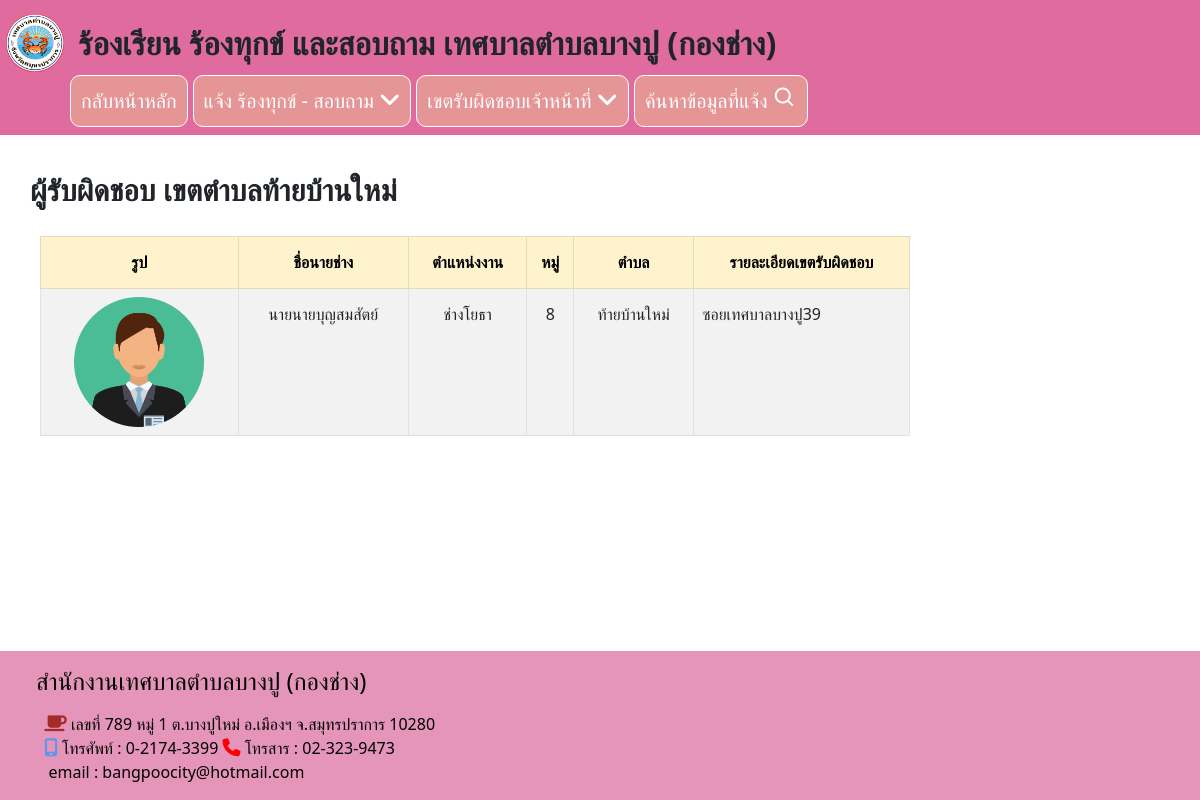
Page /taibanmai.php on the committed database.
### tables this page shows
CREATE TABLE `taibanmai` (
  `pro_id` int(100) UNSIGNED NOT NULL,
  `pre` varchar(100) NOT NULL,
  `fullname` varchar(100) NOT NULL,
  `role` varchar(100) NOT NULL,
  `moo` varchar(100) NOT NULL,
  `district` varchar(100) NOT NULL,
  `detail` text NOT NULL,
  `picture` varchar(1000) NOT NULL
);

### taibanmai.php (the view, shortened to what this page needs)
<!DOCTYPE html>
<html lang="en">
<head>
    <link rel="stylesheet" href="css/table.css">
    <link rel="stylesheet" href="plugin/bootstrap/css/bootstrap-grid.css">
    <link rel="stylesheet" href="https://cdnjs.cloudflare.com/ajax/libs/font-awesome/4.7.0/css/font-awesome.min.css">
    <link href="https://cdn.jsdelivr.net/npm/bootstrap@5.2.0/dist/css/bootstrap.min.css" rel="stylesheet">
    <link href='https://unpkg.com/boxicons@2.1.2/css/boxicons.min.css' rel='stylesheet'>
</head>
<body>
    <header>
        <nav class="navbar">
            <div class="header">
                <img src="img/272998080_300627335426032_906579638360875634_n.png" width="70px" class="imgtop">
                <h2 class=" pt-3 fw-bold">&nbsp;ร้องเรียน ร้องทุกข์ และสอบถาม เทศบาลตำบลบางปู (กองช่าง)</h2>
                <a href="main.php"class="dropdow">กลับหน้าหลัก</a>
                <div class="dropdown">
                    <button class="dropbtn">แจ้ง ร้องทุกข์ - สอบถาม <i class='fas fa-angle-down' style='font-size:24px'></i></button>
                </div>
                <div class="dropdownt">
                    <button class="dropbtn">เขตรับผิดชอบเจ้าหน้าที่ <i class='fas fa-angle-down' style='font-size:24px'></i></button>
                </div>
                <div class="dropdownt">
                <button class="dropbtn" onclick="location.href='search.php';">ค้นหาข้อมูลที่แจ้ง <i class='bx bx-search' style='font-size:24px'></i></button>
                </div>
            </div>
        </nav>
    </header>
    <?php
    include('config.php');
    if ($_GET['page'] == 'taibanmai') {
        $sql = "SELECT * FROM taibanmai
                ORDER BY CONVERT (moo USING tis620)";
        $result = mysqli_query($link, $sql) or die(mysqli_error($link));
    ?><div class="p-3"></div>
        <p class="p">ผู้รับผิดชอบ เขตตำบลท้ายบ้านใหม่</p>
        <div class="p-1"></div>
        <div class="table fs-6">
            <table class="table table-striped w-75 table-bordered" width="1000" border="1" cellpadding="0" cellspacing="0">
                <thead class="table-warning">
                    <tr>
                        <th>รูป</th>
                        <th>ชื่อนายช่าง</th>
                        <th>ตำแหน่งงาน</th>
                        <th>หมู่</th>
                        <th>ตำบล</th>
                        <th>รายละเอียดเขตรับผิดชอบ</th>
                    </tr>
                </thead>
                <tbody>
                    <?php
                    while ($row = mysqli_fetch_assoc($result)) {
                    ?>
                        <tr>
                            <td>
                                <?php
                                if ($row['picture'] != "") {
                                ?>
                                    <img src="img/taibanmai/<?= $row['picture'] ?>" width="130">
                                <?php
                                } else {
                                ?>
                                    <img src="img/none.png" width="130">
                                <?php
                                }
                                ?>
                            </td>
                            <td><?= $row['pre'] . $row['fullname'] ?></td>
                            <td><?= $row['role'] ?></td>
                            <td><?= $row['moo'] ?></td>
                            <td><?= $row['district'] ?></td>
                            <td class="bh"> <?php
                                            $city = str_replace(' ', '<br>', $row['detail']);
                                            ?>
                                <?= print_r($city, true) ?></td>
                        <?php
                    }
                        ?>
                </tbody>
            </table>
        </div>
        <br>
    <?php
    }
    ?>
    <br><br><br><br><br>
    <footer class="p-2 p-lg-3">
        <div class="foot">
            <h4>สำนักงานเทศบาลตำบลบางปู (กองช่าง)</h4>
            <p></p>&nbsp;&nbsp;<i class='fas fa-coffee' style='font-size:18px;color:brown'></i> เลขที่ 789 หมู่ 1 ต.บางปูใหม่ อ.เมืองฯ จ.สมุทรปราการ 10280
            <br>&nbsp;&nbsp;<i class='fas fa-mobile-alt' style='font-size:18px;color:cornflowerblue'></i> โทรศัพท์ : 0-2174-3399 <i class="fa fa-phone" style="font-size:18px;color:red"></i> โทรสาร : 02-323-9473
            <br>&nbsp;&nbsp;<span class="iconify" data-icon="logos:google-gmail"></span> email : bangpoocity@hotmail.com
        </div>
    </footer>
</body>
</html>

### css/table.css (style rules this page uses)
body { margin: 0; font-family: 'Sarabun', sans-serif; }
.imgtop { float: left; display: inline; padding: 6px; }
header { background: rgb(223, 107, 159); width: auto; }
.header h2 { padding-bottom: 5px; }
.header { width: 100%; }
.navbar a { float: left; display: block; color: white; text-align: center; text-decoration: none; background-color: rgb(229, 149, 149); border: 1px solid white; }
.dropbtn { background-color: rgb(229, 149, 149); border: 1px solid white; display: block; color: white; border-radius: 10px; padding: 10px; }
nav { font-size: 20px; }
.dropdow { border-radius: 10px; padding: 10px; }
.dropdow { border-radius: 10px; }
.dropdown { position: relative; display: inline-block; padding-left: 5px; }
.dropdownt { position: relative; display: inline-block; }
.bh { text-align: left; padding-left: 10px; }
.table { padding-left: 40px; text-align: center; line-height: 35px; border-radius: 1em; }
td img { display: block; margin-left: auto; margin-right: auto; }
.p { padding-left: 30px; font-size: 30px; font-weight: bold; }
footer { background-color: rgb(229, 149, 185); padding: 1px; width: 100%; color: rgb(0, 0, 0); left: 0; bottom: 0; position: fixed; }
.foot { padding-left: 20px; }

### rows in the picture
taibanmai: pre "นาย", fullname "นายบุญสมสัตย์", role "ช่างโยธา", moo "8", district "ท้ายบ้านใหม่", detail "ซอยเทศบาลบางปู39"
